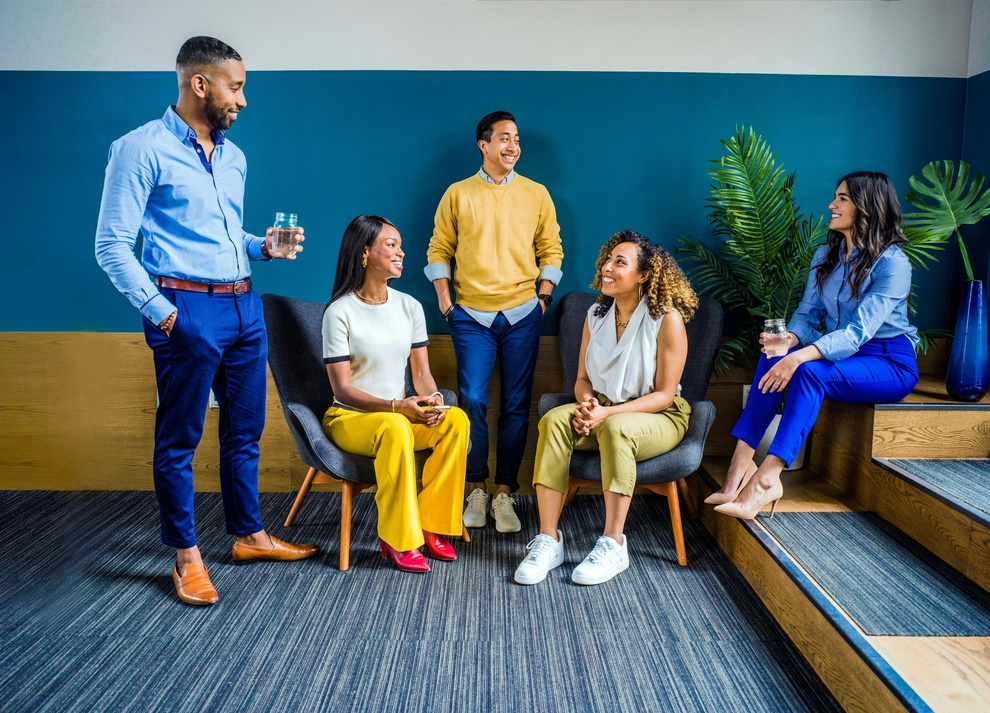
#> input picture OPENCV/images/group.jpg, 990 x 713 px, shrunk from 3600 x 2591 before the run
$ python face_detect.py
#> lines starting #> are read from the running program, lines starting #| are printed output that depends on the picture; after the words box and inside, x2 and y2 are one past the last pixel; in counts of white or black regions, pixels touching at a corner belong together
# will be using classifier to detect faces that are present in an image

import cv2 as cv


img = cv.imread("images/group.jpg")
#> img is the input picture: shape (713, 990, 3); mean B, G, R 111.5, 105.5, 84.9
cv.imshow("lady face",img)

# mostly we does not require any tones of skin
# we see mainly edges

gray = cv.cvtColor(img, cv.COLOR_BGR2GRAY)
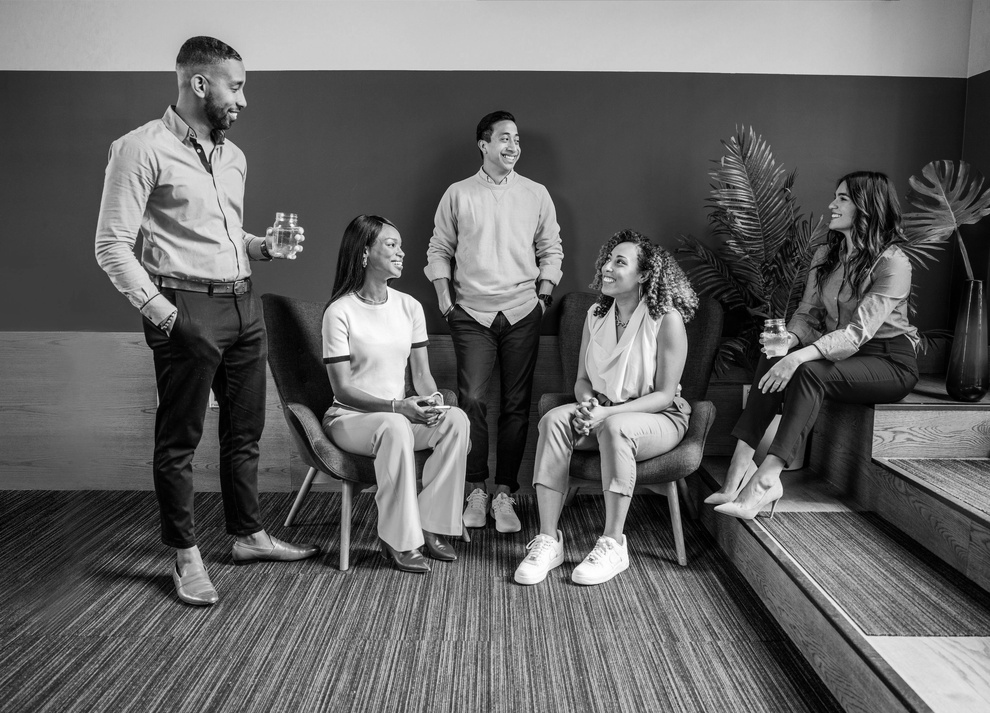
#> gray: shape (713, 990); min 0, max 255, mean 100
cv.imshow("gray" , gray)

haar_cascade = cv.CascadeClassifier("haar_face.xml")

# now lets try to detect

faces_rect = haar_cascade.detectMultiScale(gray,scaleFactor=1.1, minNeighbors=11)
#> faces_rect = [[485, 121, 46, 46]]

# rectangular coordinates of that face as a list

print(f'number of faces found {len(faces_rect)}')
#| number of faces found 1


for (x,y,w,h) in faces_rect:
    cv.rectangle(img, (x,y), (x+w, y+h), (0,255,0),thickness=2)
#> this loop made 1 pass
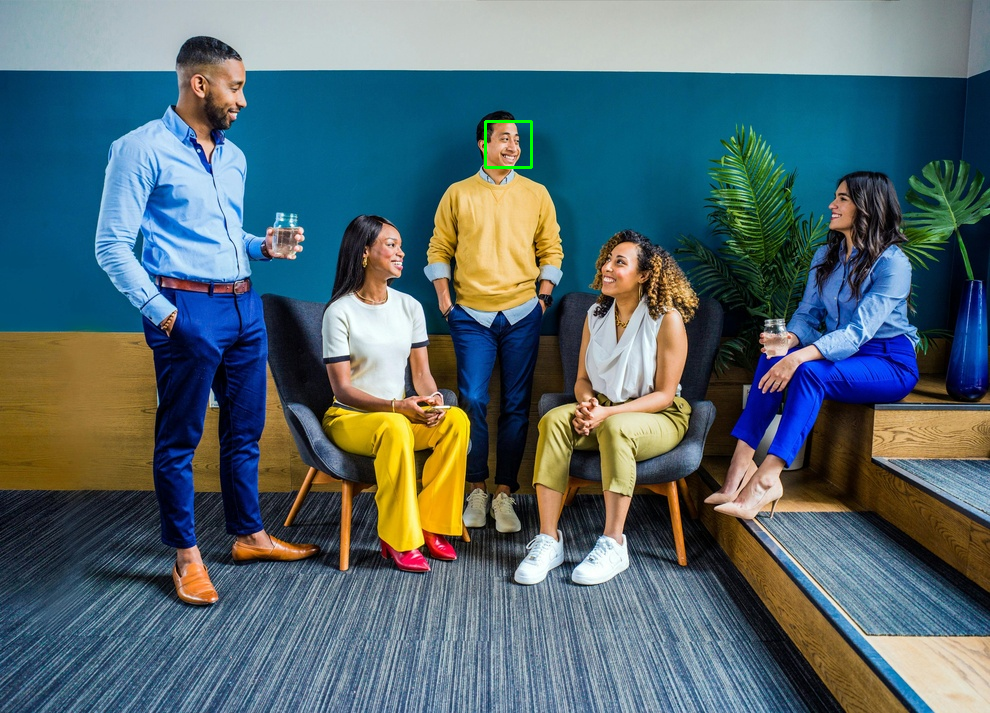
#> img: shape (713, 990, 3); 0.08% of pixels changed, all inside (x1, y1, x2, y2) = (484, 120, 533, 169)

cv.imshow("detected face", img)


cv.waitKey(0)

$ run again, with OPENCV/images/cat.jpg copied over OPENCV/images/group.jpg
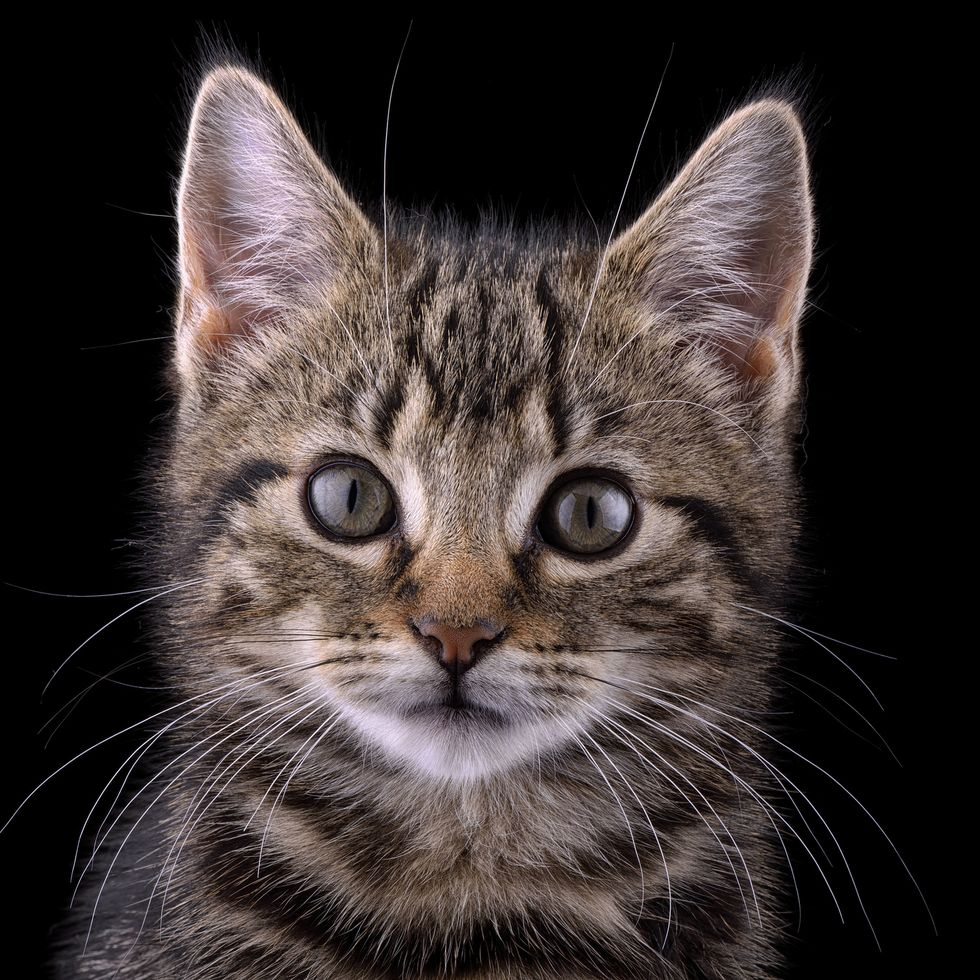
#> input picture OPENCV/images/cat.jpg, 980 x 980 px
#> img is the input picture: shape (980, 980, 3); mean B, G, R 49.5, 50.9, 59.1
#> `gray = cv.cvtColor(img, cv.COLOR_BGR2GRAY)`:
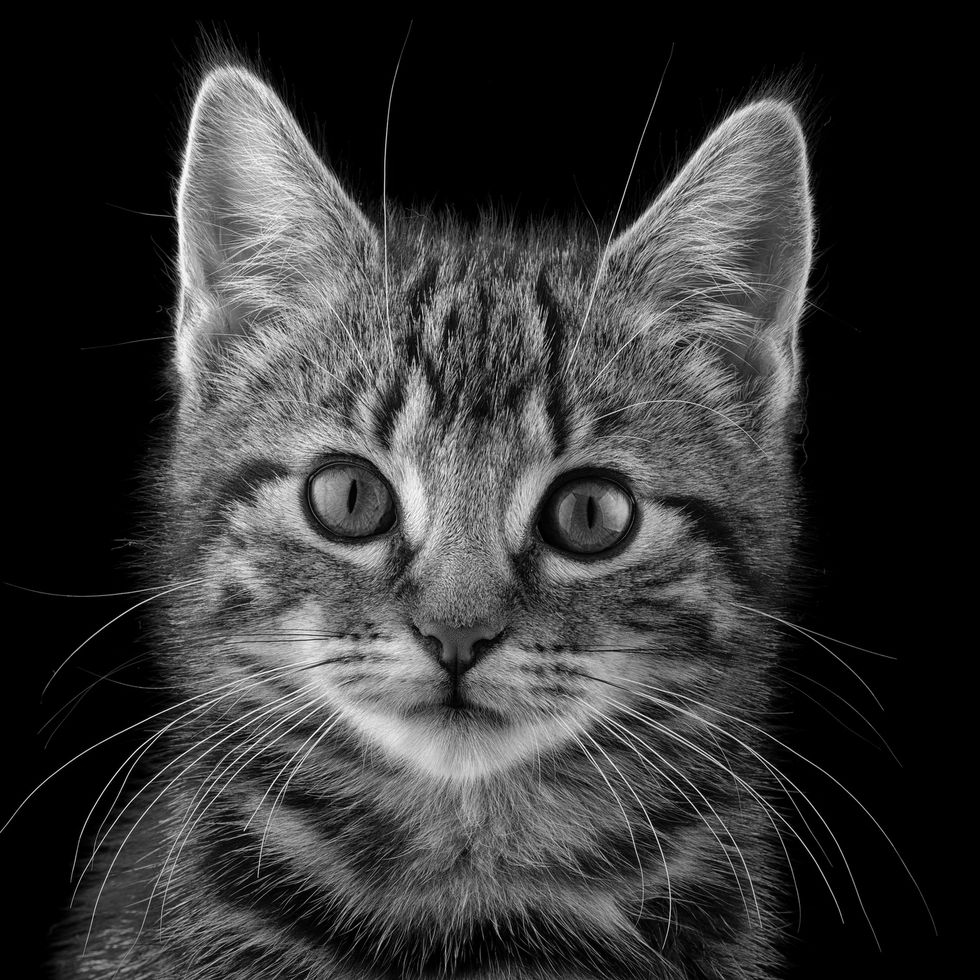
#> gray: shape (980, 980); min 0, max 254, mean 53.2
#> faces_rect = ()
#| number of faces found 0

$ run again, with OPENCV/images/lady_face2.jpg copied over OPENCV/images/group.jpg
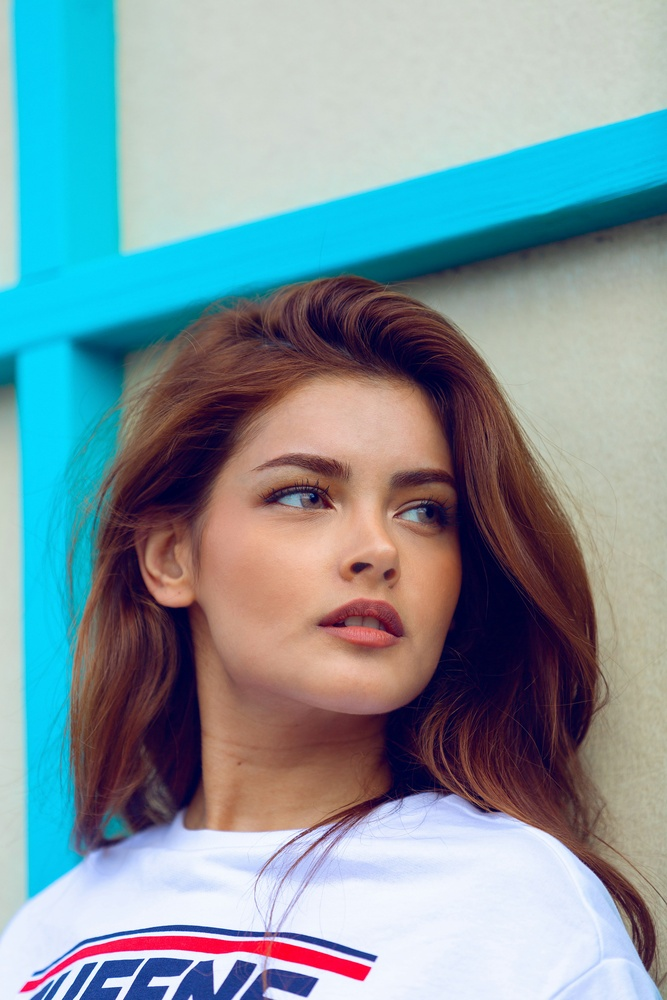
#> input picture OPENCV/images/lady_face2.jpg, 667 x 1000 px, shrunk from 3000 x 4500 before the run
#> img is the input picture: shape (1000, 667, 3); mean B, G, R 158.8, 151.6, 129.3
#> `gray = cv.cvtColor(img, cv.COLOR_BGR2GRAY)`:
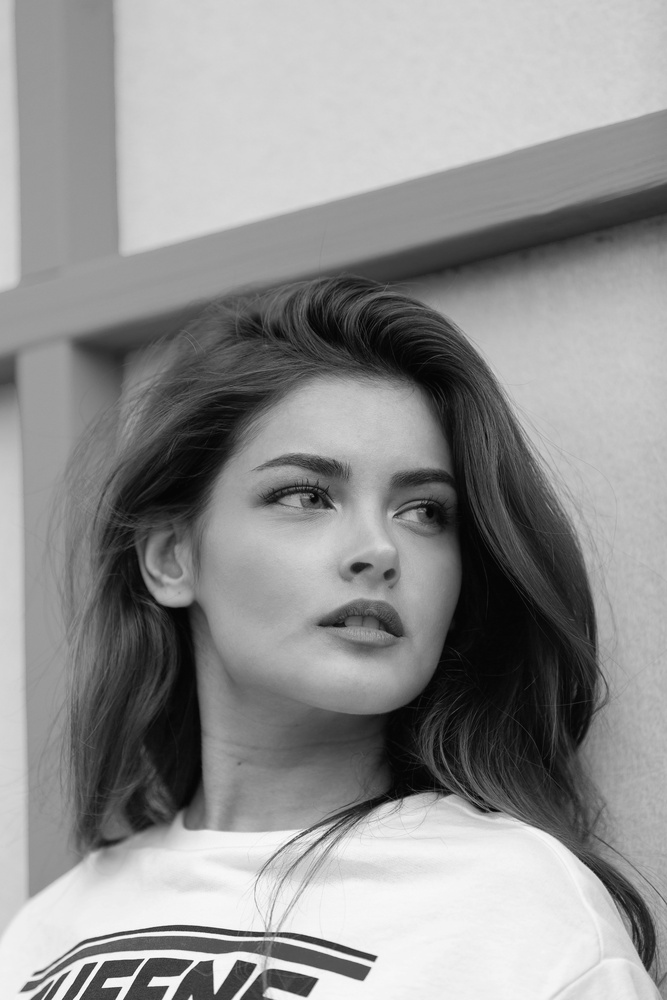
#> gray: shape (1000, 667); min 4, max 253, mean 145.7
#> faces_rect = [[193, 373, 325, 325]]
#| number of faces found 1
#> the loop `for (x,y,w,h) in faces_rect:` made 1 pass
#> after the loop `for (x,y,w,h) in faces_rect:`:
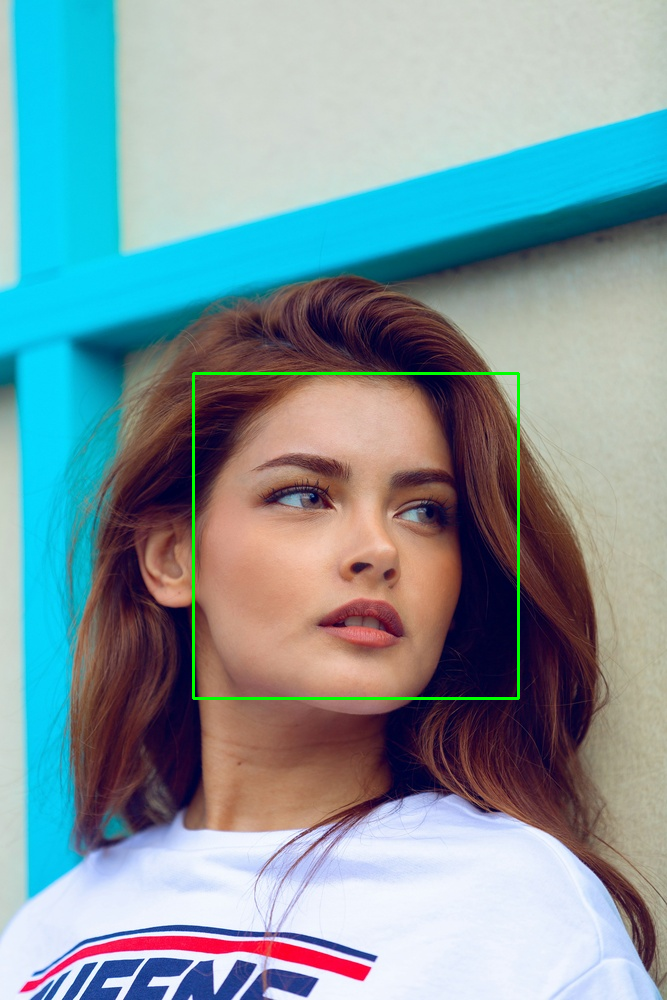
#> img: shape (1000, 667, 3); 0.58% of pixels changed, all inside (x1, y1, x2, y2) = (192, 372, 520, 700)
